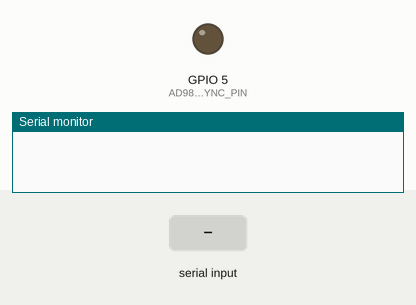
The sketch below on a simulated ESP32. Parts: output pins drawn as LEDs (lit = HIGH), the last lines printed to the serial monitor. The inputs (shaded band) are chosen by the test bench.

Above: at 0.0 s.
At 1.7 s:
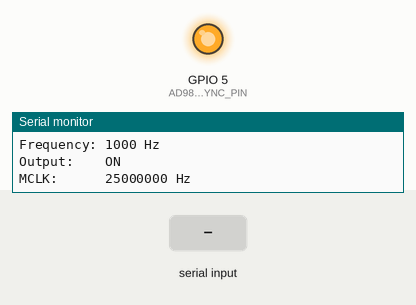
1.8 s: "triangle\n" received over Serial
3.3 s: "square\n" received over Serial
4.8 s: "on\n" received over Serial
Timing chart, 0 to 7.8 s (numbered marks = the images above; inputs shaded):
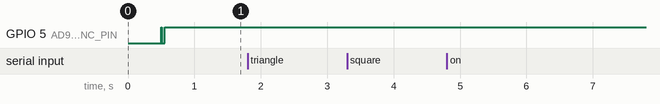

The sketch:

AD9833_SPI_Test.ino
```cpp
/*
 * AD9833 SPI Test
 *
 * Board: ESP32 NodeMCU-32S
 *
 * Wiring:
 *   AD9833 VCC   -> ESP32 3V3
 *   AD9833 DGND  -> ESP32 GND
 *   AD9833 AGND  -> ESP32 GND
 *   AD9833 SDATA -> ESP32 GPIO 23
 *   AD9833 SCLK  -> ESP32 GPIO 18
 *   AD9833 FSYNC -> ESP32 GPIO 5
 *   AD9833 OUT   -> Oscilloscope
 *
 * Serial Monitor:
 *   Baud: 115200
 *   Line ending: Newline
 *
 * Commands:
 *   sine
 *   triangle
 *   square
 *   freq 1000
 *   on
 *   off
 *   status
 */

#include <Arduino.h>
#include <SPI.h>

// -----------------------------------------------------------------------------
// ESP32 pins
// -----------------------------------------------------------------------------

constexpr int AD9833_SCLK_PIN  = 18;
constexpr int AD9833_SDATA_PIN = 23;
constexpr int AD9833_FSYNC_PIN = 5;

// -----------------------------------------------------------------------------
// AD9833 configuration
// -----------------------------------------------------------------------------

/*
 * Most inexpensive AD9833 modules use a 25 MHz oscillator.
 *
 * Check the oscillator marking on your module. If yours uses a different
 * master clock, change this value.
 */
constexpr double AD9833_MASTER_CLOCK_HZ = 25'000'000.0;

/*
 * 1 MHz is intentionally conservative for initial breadboard testing.
 */
constexpr uint32_t AD9833_SPI_CLOCK_HZ = 1'000'000;

// -----------------------------------------------------------------------------
// AD9833 register constants
// -----------------------------------------------------------------------------

constexpr uint16_t AD9833_CONTROL_B28      = 0x2000;
constexpr uint16_t AD9833_CONTROL_RESET    = 0x0100;
constexpr uint16_t AD9833_CONTROL_OPBITEN  = 0x0020;
constexpr uint16_t AD9833_CONTROL_DIV2     = 0x0008;
constexpr uint16_t AD9833_CONTROL_MODE     = 0x0002;

constexpr uint16_t AD9833_FREQ0_REGISTER   = 0x4000;
constexpr uint16_t AD9833_PHASE0_REGISTER  = 0xC000;

// -----------------------------------------------------------------------------
// Waveform type
// -----------------------------------------------------------------------------

enum class Waveform {
  Sine,
  Triangle,
  Square
};

// -----------------------------------------------------------------------------
// Current test state
// -----------------------------------------------------------------------------

Waveform currentWaveform = Waveform::Sine;

uint32_t currentFrequencyHz = 1000;

bool outputEnabled = true;

// -----------------------------------------------------------------------------
// Low-level SPI write
// -----------------------------------------------------------------------------

void writeAd9833Word(uint16_t word) {
  SPI.beginTransaction(
    SPISettings(
      AD9833_SPI_CLOCK_HZ,
      MSBFIRST,
      SPI_MODE2
    )
  );

  digitalWrite(AD9833_FSYNC_PIN, LOW);

  /*
   * The AD9833 expects one complete 16-bit control or data word.
   */
  SPI.transfer16(word);

  digitalWrite(AD9833_FSYNC_PIN, HIGH);

  SPI.endTransaction();

  Serial.printf(
    "[SPI] Wrote 0x%04X\n",
    word
  );
}

// -----------------------------------------------------------------------------
// Control-register construction
// -----------------------------------------------------------------------------

uint16_t buildControlWord(
  Waveform waveform,
  bool reset
) {
  uint16_t control = AD9833_CONTROL_B28;

  if (reset) {
    control |= AD9833_CONTROL_RESET;
  }

  switch (waveform) {
    case Waveform::Sine:
      /*
       * MODE = 0
       * OPBITEN = 0
       *
       * The DAC outputs its sine lookup-table value.
       */
      break;

    case Waveform::Triangle:
      /*
       * MODE = 1
       *
       * The phase accumulator feeds the DAC directly,
       * producing a triangle waveform.
       */
      control |= AD9833_CONTROL_MODE;
      break;

    case Waveform::Square:
      /*
       * OPBITEN = 1
       * DIV2 = 1
       *
       * Routes the phase-accumulator MSB through the
       * digital output path.
       */
      control |=
        AD9833_CONTROL_OPBITEN |
        AD9833_CONTROL_DIV2;
      break;
  }

  return control;
}

// -----------------------------------------------------------------------------
// Frequency register
// -----------------------------------------------------------------------------

uint32_t calculateFrequencyWord(
  uint32_t frequencyHz
) {
  /*
   * AD9833 tuning word:
   *
   * frequencyWord =
   *   outputFrequency * 2^28 / masterClock
   */
  const double tuningWord =
    static_cast<double>(frequencyHz) *
    268435456.0 /
    AD9833_MASTER_CLOCK_HZ;

  return static_cast<uint32_t>(
    tuningWord + 0.5
  );
}

void writeFrequencyRegister(
  uint32_t frequencyHz
) {
  const uint32_t frequencyWord =
    calculateFrequencyWord(frequencyHz);

  /*
   * FREQ0 is written as two 14-bit values.
   */
  const uint16_t lower14 =
    static_cast<uint16_t>(
      frequencyWord & 0x3FFF
    );

  const uint16_t upper14 =
    static_cast<uint16_t>(
      (frequencyWord >> 14) & 0x3FFF
    );

  writeAd9833Word(
    AD9833_FREQ0_REGISTER | lower14
  );

  writeAd9833Word(
    AD9833_FREQ0_REGISTER | upper14
  );

  Serial.printf(
    "[AD9833] Frequency word: 0x%07lX\n",
    static_cast<unsigned long>(frequencyWord)
  );
}

// -----------------------------------------------------------------------------
// Phase register
// -----------------------------------------------------------------------------

void writePhaseRegister(uint16_t phaseWord) {
  /*
   * Only the lower 12 bits are phase data.
   */
  writeAd9833Word(
    AD9833_PHASE0_REGISTER |
    (phaseWord & 0x0FFF)
  );
}

// -----------------------------------------------------------------------------
// Apply complete configuration
// -----------------------------------------------------------------------------

void applyAd9833Configuration() {
  /*
   * Hold the phase accumulator in reset while changing registers.
   */
  writeAd9833Word(
    buildControlWord(
      currentWaveform,
      true
    )
  );

  writeFrequencyRegister(
    currentFrequencyHz
  );

  writePhaseRegister(0);

  /*
   * Releasing RESET starts waveform generation.
   *
   * Keeping RESET asserted does not make OUT electrically high impedance;
   * it simply stops normal waveform generation.
   */
  writeAd9833Word(
    buildControlWord(
      currentWaveform,
      !outputEnabled
    )
  );

  Serial.printf(
    "[AD9833] Applied: %s, %lu Hz, output %s\n",
    waveformName(currentWaveform),
    static_cast<unsigned long>(currentFrequencyHz),
    outputEnabled ? "ON" : "OFF"
  );
}

// -----------------------------------------------------------------------------
// State changes
// -----------------------------------------------------------------------------

void setFrequency(uint32_t frequencyHz) {
  if (
    frequencyHz < 1 ||
    frequencyHz > 1'000'000
  ) {
    Serial.println(
      "[ERROR] Frequency must be between 1 Hz and 1 MHz."
    );

    return;
  }

  currentFrequencyHz = frequencyHz;

  applyAd9833Configuration();
}

void setWaveform(Waveform waveform) {
  currentWaveform = waveform;

  applyAd9833Configuration();
}

void setOutputEnabled(bool enabled) {
  outputEnabled = enabled;

  writeAd9833Word(
    buildControlWord(
      currentWaveform,
      !outputEnabled
    )
  );

  Serial.printf(
    "[AD9833] Output %s\n",
    outputEnabled ? "ON" : "OFF"
  );
}

// -----------------------------------------------------------------------------
// Utility
// -----------------------------------------------------------------------------

const char* waveformName(
  Waveform waveform
) {
  switch (waveform) {
    case Waveform::Sine:
      return "SINE";

    case Waveform::Triangle:
      return "TRIANGLE";

    case Waveform::Square:
      return "SQUARE";
  }

  return "UNKNOWN";
}

void printStatus() {
  Serial.println();
  Serial.println("AD9833 status");
  Serial.println("-------------");

  Serial.printf(
    "Waveform:  %s\n",
    waveformName(currentWaveform)
  );

  Serial.printf(
    "Frequency: %lu Hz\n",
    static_cast<unsigned long>(
      currentFrequencyHz
    )
  );

  Serial.printf(
    "Output:    %s\n",
    outputEnabled ? "ON" : "OFF"
  );

  Serial.printf(
    "MCLK:      %.0f Hz\n",
    AD9833_MASTER_CLOCK_HZ
  );

  Serial.println();
}

void printHelp() {
  Serial.println();
  Serial.println("AD9833 SPI test");
  Serial.println("----------------");
  Serial.println("Commands:");
  Serial.println("  sine");
  Serial.println("  triangle");
  Serial.println("  square");
  Serial.println("  freq 1000");
  Serial.println("  on");
  Serial.println("  off");
  Serial.println("  status");
  Serial.println("  help");
  Serial.println();
}

// -----------------------------------------------------------------------------
// Serial command parser
// -----------------------------------------------------------------------------

void processCommand(String command) {
  command.trim();
  command.toLowerCase();

  if (command.length() == 0) {
    return;
  }

  if (command == "sine") {
    setWaveform(Waveform::Sine);
    return;
  }

  if (command == "triangle") {
    setWaveform(Waveform::Triangle);
    return;
  }

  if (command == "square") {
    setWaveform(Waveform::Square);
    return;
  }

  if (command == "on") {
    setOutputEnabled(true);
    return;
  }

  if (command == "off") {
    setOutputEnabled(false);
    return;
  }

  if (command == "status") {
    printStatus();
    return;
  }

  if (command == "help") {
    printHelp();
    return;
  }

  if (command.startsWith("freq ")) {
    const String frequencyText =
      command.substring(5);

    const long frequency =
      frequencyText.toInt();

    if (frequency <= 0) {
      Serial.println(
        "[ERROR] Example: freq 1000"
      );

      return;
    }

    setFrequency(
      static_cast<uint32_t>(frequency)
    );

    return;
  }

  Serial.printf(
    "[ERROR] Unknown command: %s\n",
    command.c_str()
  );

  printHelp();
}

// -----------------------------------------------------------------------------
// Arduino setup
// -----------------------------------------------------------------------------

void setup() {
  Serial.begin(115200);

  delay(500);

  Serial.println();
  Serial.println(
    "Starting AD9833 SPI test"
  );

  pinMode(
    AD9833_FSYNC_PIN,
    OUTPUT
  );

  /*
   * FSYNC is inactive high.
   */
  digitalWrite(
    AD9833_FSYNC_PIN,
    HIGH
  );

  /*
   * ESP32 SPI initialization:
   *
   * begin(SCLK, MISO, MOSI, SS)
   *
   * MISO is -1 because the AD9833 is write-only.
   */
  SPI.begin(
    AD9833_SCLK_PIN,
    -1,
    AD9833_SDATA_PIN,
    AD9833_FSYNC_PIN
  );

  delay(10);

  applyAd9833Configuration();

  printHelp();
  printStatus();
}

// -----------------------------------------------------------------------------
// Arduino loop
// -----------------------------------------------------------------------------

void loop() {
  if (!Serial.available()) {
    return;
  }

  const String command =
    Serial.readStringUntil('\n');

  processCommand(command);
}
```
